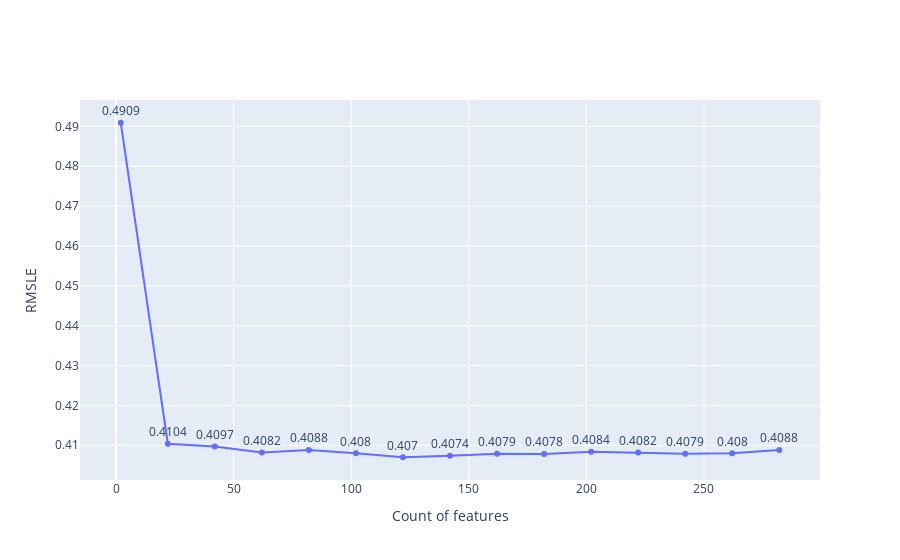

The cell this chart's notebook holds for it:
### Code cell
import plotly.graph_objects as go

fig = go.Figure()

fig.add_trace(go.Scatter(
    x=list(score.keys()),
    y=list(score.values()),
    mode="lines+markers+text",
    name="Lines, Markers and Text",
    text=list(score.values()),
    textposition="top center"
))
fig.update_xaxes(title_text='Count of features')
fig.update_yaxes(title_text='RMSLE')
fig.show()

### Figure 1 — Plotly figure (JSON) as saved in the notebook; plotly's stock layout.template omitted (floating-point values rounded to 4 significant figures)
{"data": [{"mode": "lines+markers+text", "name": "Lines, Markers and Text", "text": ["0.4088", "0.408", "0.4079", "0.4082", "0.4084", "0.4078", "0.4079", "0.4074", "0.407", "0.408", "0.4088", "0.4082", "0.4097", "0.4104", "0.4909"], "textposition": "top center", "type": "scatter", "x": [282, 262, 242, 222, 202, 182, 162, 142, 122, 102, 82, 62, 42, 22, 2], "y": [0.4088, 0.408, 0.4079, 0.4082, 0.4084, 0.4078, 0.4079, 0.4074, 0.407, 0.408, 0.4088, 0.4082, 0.4097, 0.4104, 0.4909]}], "layout": {"xaxis": {"title": {"text": "Count of features"}}, "yaxis": {"title": {"text": "RMSLE"}}}}
